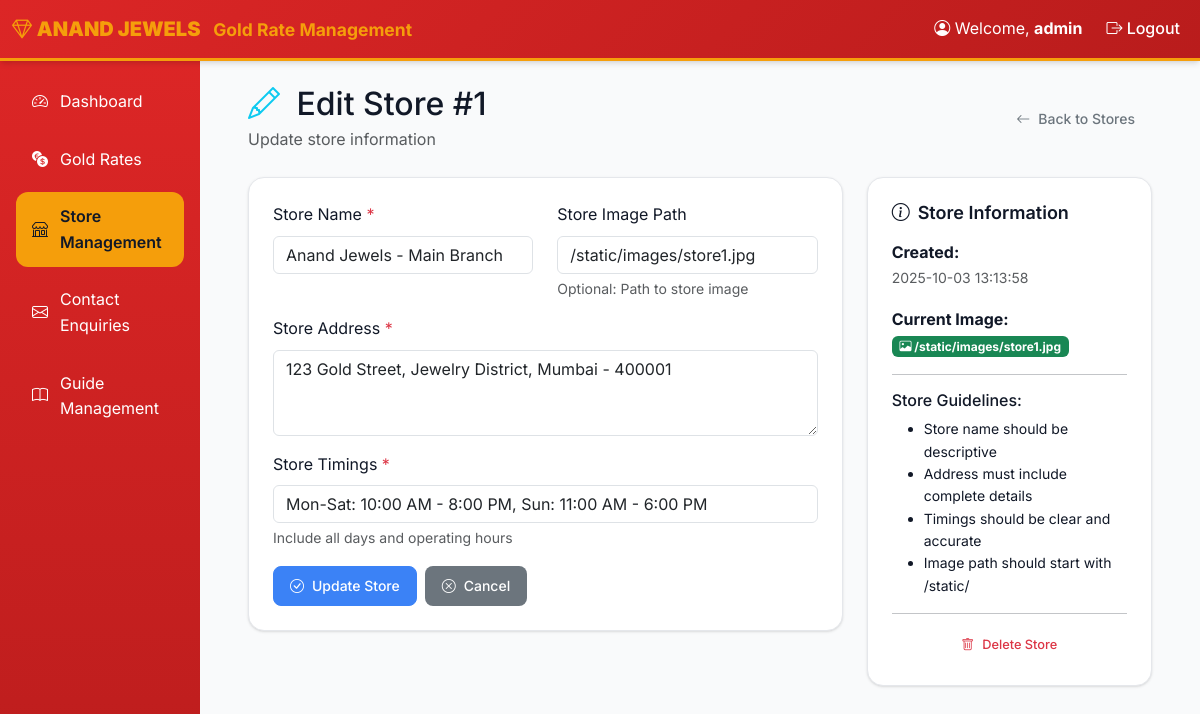
The page /admin/stores/edit/1 (signed in) on the database its author committed.
### models.py (models this page shows, shortened)
class AdminUser(Base):
    __tablename__ = "admin_users"
    id = Column(Integer, primary_key=True, index=True)
    username = Column(String, unique=True, index=True, nullable=False)
    password_hash = Column(String, nullable=False)

class Store(Base):
    __tablename__ = "stores"
    id = Column(Integer, primary_key=True, index=True)
    store_name = Column(String, nullable=False)
    store_address = Column(Text, nullable=False)
    store_image = Column(String, nullable=True)  # Path to store image
    timings = Column(String, nullable=False)  # e.g., "Mon-Sat: 10:00 AM - 8:00 PM, Sun: 11:00 AM - 6:00 PM"
    created_at = Column(DateTime, default=func.now(), nullable=False)

### routers/stores.py (the view)
@router.get("/stores/edit/{store_id}")
async def edit_store_form(request: Request, store_id: int, db: Session = Depends(get_db)):
    user = get_current_user(request, db)
    if not user:
        return RedirectResponse(url="/admin/login", status_code=302)
    store = db.query(Store).filter(Store.id == store_id).first()
    if not store:
        raise HTTPException(status_code=404, detail="Store not found")
    return templates.TemplateResponse("stores/edit.html", {
        "request": request,
        "user": user,
        "store": store
    })

### templates/stores/edit.html (shortened to what this page needs)
{% extends "base.html" %}
{% block content %}
<div class="container-fluid px-4">
    <div class="row mb-4">
        <div class="col-12">
            <div class="d-flex justify-content-between align-items-center">
                <div>
                    <h1 class="h2 mb-1">
                        <i class="bi bi-pencil text-info me-2"></i>
                        Edit Store #{{ store.id }}
                    </h1>
                    <p class="text-muted mb-0">Update store information</p>
                </div>
                <div>
                    <a href="/admin/stores" class="btn btn-outline-secondary">
                        <i class="bi bi-arrow-left"></i>
                        Back to Stores
                    </a>
                </div>
            </div>
        </div>
    </div>
    <div class="row">
        <div class="col-md-8">
            <div class="table-card">
                <div class="p-4">
                    <form method="post" action="/admin/stores/edit/{{ store.id }}">
                        <div class="row">
                            <div class="col-md-6 mb-3">
                                <label for="store_name" class="form-label">Store Name <span class="text-danger">*</span></label>
                                <input type="text" class="form-control" id="store_name" name="store_name"
                                       value="{{ store.store_name }}" required>
                            </div>
                            <div class="col-md-6 mb-3">
                                <label for="store_image" class="form-label">Store Image Path</label>
                                <input type="text" class="form-control" id="store_image" name="store_image"
                                       value="{{ store.store_image or '' }}">
                                <div class="form-text">Optional: Path to store image</div>
                            </div>
                        </div>
                        <div class="mb-3">
                            <label for="store_address" class="form-label">Store Address <span class="text-danger">*</span></label>
                            <textarea class="form-control" id="store_address" name="store_address" rows="3" required>{{ store.store_address }}</textarea>
                        </div>
                        <div class="mb-3">
                            <label for="timings" class="form-label">Store Timings <span class="text-danger">*</span></label>
                            <input type="text" class="form-control" id="timings" name="timings"
                                   value="{{ store.timings }}" required>
                            <div class="form-text">Include all days and operating hours</div>
                        </div>
                        <div class="d-flex gap-2">
                            <button type="submit" class="btn btn-primary">
                                <i class="bi bi-check-circle"></i> Update Store
                            </button>
                            <a href="/admin/stores" class="btn btn-secondary">
                                <i class="bi bi-x-circle"></i> Cancel
                            </a>
                        </div>
                    </form>
                </div>
            </div>
        </div>
        <div class="col-md-4">
            <div class="features-card">
                <h6 class="features-title">
                    <i class="bi bi-info-circle me-2"></i>Store Information
                </h6>
                <div class="mb-3">
                    <strong>Created:</strong><br>
                    <small class="text-muted">{{ store.created_at.strftime('%Y-%m-%d %H:%M:%S') }}</small>
                </div>
                <div class="mb-3">
                    <strong>Current Image:</strong><br>
                    {% if store.store_image %}
                        <span class="badge bg-success">
                            <i class="bi bi-image"></i> {{ store.store_image }}
                        </span>
                    {% else %}
                        <span class="badge bg-secondary">
                            <i class="bi bi-image"></i> No image set
                        </span>
                    {% endif %}
                </div>
                <hr>
                <h6>Store Guidelines:</h6>
                <ul class="small">
                    <li>Store name should be descriptive</li>
                    <li>Address must include complete details</li>
                    <li>Timings should be clear and accurate</li>
                    <li>Image path should start with /static/</li>
                </ul>
                <hr>
                <div class="text-center">
                    <a href="/admin/stores/delete/{{ store.id }}"
                       class="btn btn-outline-danger btn-sm"
                       onclick="return confirm('Are you sure you want to delete this store? This action cannot be undone.')">
                        <i class="bi bi-trash"></i> Delete Store
                    </a>
                </div>
            </div>
        </div>
    </div>
</div>
{% endblock %}

### templates/base.html (shortened to what this page needs)
<!DOCTYPE html>
<html lang="en">
<head>
    <link href="https://cdn.jsdelivr.net/npm/bootstrap@5.3.2/dist/css/bootstrap.min.css" rel="stylesheet">
    <link href="https://cdn.jsdelivr.net/npm/bootstrap-icons@1.10.0/font/bootstrap-icons.css" rel="stylesheet">
    <link href="/static/style.css" rel="stylesheet">
</head>
<body>
    {% block navbar %}
    {% if user %}
    <nav class="navbar navbar-expand-lg navbar-dark">
        <div class="container-fluid">
            <a class="navbar-brand" href="/admin">
                <i class="bi bi-gem"></i>
                <strong>ANAND JEWELS</strong>
                <small class="d-none d-md-inline-block ms-2">Gold Rate Management</small>
            </a>
            <div class="collapse navbar-collapse" id="navbarNav">
                <div class="navbar-nav ms-auto">
                    <span class="navbar-text me-3">
                        <i class="bi bi-person-circle"></i> Welcome, <strong>{{ user.username }}</strong>
                    </span>
                    <a class="nav-link" href="/admin/logout">
                        <i class="bi bi-box-arrow-right"></i> Logout
                    </a>
                </div>
            </div>
        </div>
    </nav>
    {% endif %}
    {% endblock %}
    <div class="container-fluid">
        <div class="row">
            {% if user %}
            <div class="col-md-3 col-lg-2 sidebar p-3 d-none d-md-block">
                <ul class="nav nav-pills flex-column">
                    <li class="nav-item">
                        <a class="nav-link {% if request.url.path == '/admin' %}active{% endif %}" href="/admin">
                            <i class="bi bi-speedometer2"></i> Dashboard
                        </a>
                    </li>
                    <li class="nav-item">
                        <a class="nav-link {% if 'gold-rates' in request.url.path %}active{% endif %}" href="/admin/gold-rates">
                            <i class="bi bi-currency-exchange"></i> Gold Rates
                        </a>
                    </li>
                    <li class="nav-item">
                        <a class="nav-link {% if 'stores' in request.url.path %}active{% endif %}" href="/admin/stores">
                            <i class="bi bi-shop"></i> Store Management
                        </a>
                    </li>
                    <li class="nav-item">
                        <a class="nav-link {% if 'contact-enquiries' in request.url.path %}active{% endif %}" href="/admin/contact-enquiries">
                            <i class="bi bi-envelope"></i> Contact Enquiries
                        </a>
                    </li>
                    <li class="nav-item">
                        <a class="nav-link {% if 'guides' in request.url.path %}active{% endif %}" href="/admin/guides">
                            <i class="bi bi-book"></i> Guide Management
                        </a>
                    </li>
                </ul>
            </div>
            {% endif %}
            <div class="{% if user %}col-md-9 col-lg-10{% else %}col-12{% endif %} {% if user %}main-content{% endif %} p-4">
                {% block content %}{% endblock %}
            </div>
        </div>
    </div>
</body>
</html>

### static/style.css (style rules this page uses)
:root { --primary: #DC2626; --secondary: #F59E0B; --success: #10B981; --warning: #F59E0B; --info: #3B82F6; --danger: #EF4444; --white: #FFFFFF; --gray-50: #F9FAFB; --gray-100: #F3F4F6; --gray-200: #E5E7EB; --gray-300: #D1D5DB; --gray-400: #9CA3AF; --gray-500: #6B7280; --gray-600: #4B5563; --gray-700: #374151; --gray-800: #1F2937; --gray-900: #111827; --space-1: 0.25rem; --space-2: 0.5rem; --space-3: 0.75rem; --space-4: 1rem; --space-5: 1.25rem; --space-6: 1.5rem; --space-8: 2rem; --space-10: 2.5rem; --space-12: 3rem; --radius-sm: 0.375rem; --radius: 0.5rem; --radius-lg: 0.75rem; --radius-xl: 1rem; --radius-2xl: 1.5rem; --shadow-sm: 0 1px 2px 0 rgb(0 0 0 / 0.05); --shadow: 0 1px 3px 0 rgb(0 0 0 / 0.1), 0 1px 2px -1px rgb(0 0 0 / 0.1); --shadow-md: 0 4px 6px -1px rgb(0 0 0 / 0.1), 0 2px 4px -2px rgb(0 0 0 / 0.1); --shadow-lg: 0 10px 15px -3px rgb(0 0 0 / 0.1), 0 4px 6px -4px rgb(0 0 0 / 0.1); --shadow-xl: 0 20px 25px -5px rgb(0 0 0 / 0.1), 0 8px 10px -6px rgb(0 0 0 / 0.1); --font-sans: 'Inter', -apple-system, BlinkMacSystemFont, 'Segoe UI', Roboto, sans-serif; }
* { box-sizing: border-box; }
body { font-family: var(--font-sans); background-color: var(--gray-50); color: var(--gray-900); line-height: 1.6; margin: 0; padding: 0; }
.navbar { background: linear-gradient(135deg, var(--primary), #B91C1C); border-bottom: 3px solid var(--secondary); box-shadow: var(--shadow-md); }
.navbar-brand { font-weight: 700; color: var(--secondary) !important; font-size: 1.25rem; }
.navbar-nav .nav-link { color: var(--white) !important; font-weight: 500; transition: color 0.2s ease; }
.navbar-text { color: var(--white) !important; }
.sidebar { background: linear-gradient(180deg, var(--primary), #B91C1C); min-height: 100vh; padding: var(--space-6); }
.sidebar .nav-link { color: var(--white) !important; padding: var(--space-3) var(--space-4); border-radius: var(--radius-lg); margin-bottom: var(--space-2); transition: all 0.2s ease; display: flex; align-items: center; gap: var(--space-3); }
.sidebar .nav-link.active { background-color: var(--secondary); color: var(--gray-900) !important; font-weight: 600; }
.table-card { background: var(--white); border-radius: var(--radius-xl); box-shadow: var(--shadow); border: 1px solid var(--gray-200); overflow: hidden; }
.features-card { background: var(--white); border-radius: var(--radius-xl); padding: var(--space-6); box-shadow: var(--shadow); border: 1px solid var(--gray-200); height: fit-content; }
.features-title { font-weight: 600; color: var(--gray-900); margin-bottom: var(--space-4); font-size: 1.125rem; }
.btn { display: inline-flex; align-items: center; justify-content: center; gap: var(--space-2); padding: var(--space-3) var(--space-4); border-radius: var(--radius); font-weight: 500; text-decoration: none; border: 1px solid transparent; cursor: pointer; transition: all 0.2s ease; font-size: 0.875rem; line-height: 1; }
.btn-primary { background: var(--info); color: var(--white); border-color: var(--info); }
.btn-sm { padding: var(--space-2) var(--space-3); font-size: 0.8rem; }
.text-center { text-align: center; }
.d-flex { display: flex; }
.d-none { display: none; }
.align-items-center { align-items: center; }
.justify-content-between { justify-content: space-between; }
.mb-0 { margin-bottom: 0; }
.me-2 { margin-right: var(--space-2); }
.me-3 { margin-right: var(--space-3); }

### rows shown on the page
AdminUser: username "admin"
Store: id "1", store_name "Anand Jewels - Main Branch", store_image "/static/images/store1.jpg", store_address "123 Gold Street, Jewelry District, Mumbai - 400001", timings "Mon-Sat: 10:00 AM - 8:00 PM, Sun: 11:00 AM - 6:00 PM", created_at "2025-10-03 13:13:58"
